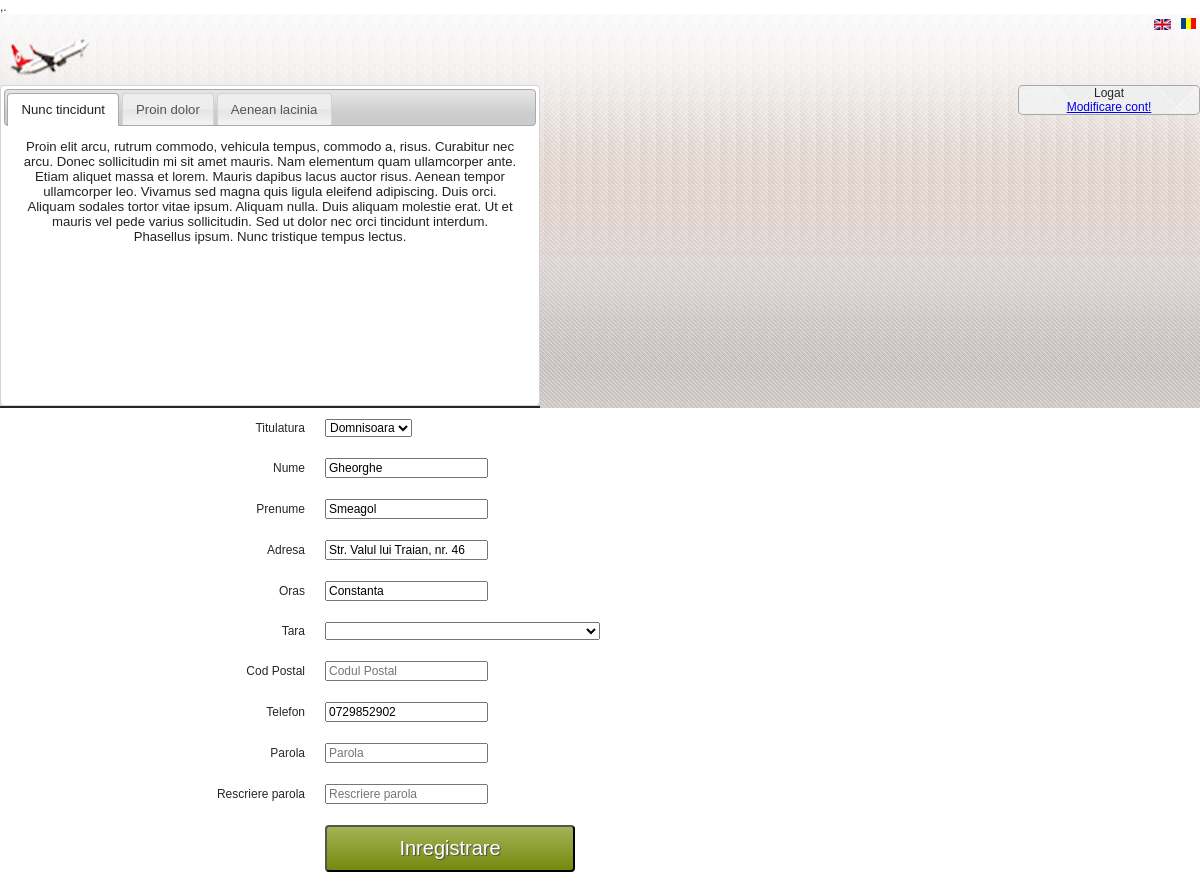
The page /edit_user.php (signed in) on the database its author committed.
### tables this page shows
CREATE TABLE IF NOT EXISTS `utilizatori` (
  `id_utilizator` bigint(20) NOT NULL AUTO_INCREMENT,
  `id_grup` int(11) NOT NULL,
  `id_titulatura` int(11) NOT NULL,
  `nume_utilizator` varchar(50) NOT NULL,
  `nume` varchar(50) NOT NULL,
  `prenume` varchar(50) NOT NULL,
  `adresa` varchar(100) NOT NULL,
  `oras` varchar(50) NOT NULL,
  `cod_postal` varchar(6) NOT NULL,
  `id_tara` int(11) NOT NULL,
  `email` varchar(100) NOT NULL,
  `telefon` varchar(10) NOT NULL,
  `parola` varchar(255) NOT NULL,
  `data_creare` int(11) NOT NULL,
  `status` int(11) NOT NULL,
  `cod_confirmare` varchar(25) NOT NULL,
  PRIMARY KEY (`id_utilizator`)
);

### languages/lang.ro.php (called while the page is built, shortened)
  ,.<?php
$lang = array();
$lang['TITLU'] = 'GAD Rezervare Bilete Avion';
$lang['EROARE_NO_USER'] = 'Acest utilizator nu exista in baza noastra de date!';
$lang['EROARE_U_P'] = 'Combinatia user/parola nu este corecta. Va rugam sa reincercati!';
$lang['EROARE_SUSPENDAT'] = 'Contul este suspendat';
$lang['LOGIN_TITLE'] = 'Autentificati-va sau creati-va un Profil!';
$lang['USERNAME'] = 'Utilizator';
$lang['PAROLA'] = 'Parola';
$lang['RECUPERARE_PAROLA'] = 'Ati uitat parola?';
$lang['INREGISTRARE'] = 'Inregistrare';
$lang['LOGARE'] = 'Conectare';
$lang['NUME'] = 'Nume';
$lang['PRENUME'] = 'Prenume';
$lang['TITULATURA'] = 'Titulatura';
$lang['ADRESA'] = 'Adresa';
$lang['ORAS'] = 'Oras';
$lang['TARA'] = 'Tara';
$lang['COD_POSTAL'] = 'Cod Postal';
$lang['EMAIL'] = 'Email';
$lang['TELEFON'] = 'Telefon';
$lang['RESCRIERE_PAROLA'] = 'Rescriere parola';
$lang['EROARE_USER_NAME'] = 'Introduceti numele de utilizator dorit';
$lang['EROARE_WRONG_USER_NAME'] = 'Numele de utilizator incorect!';
$lang['EROARE_NOT_VALID_USER_NAME'] = 'Acest nume de utilizator nu este valabil!';
$lang['EROARE_TITULATURA'] = 'Selectati titulatura!';
$lang['EROARE_NUME_EMPTY'] = 'Introduceti numele!';
$lang['EROARE_WRONG_NAME'] = 'Numele incorect!';
$lang['EROARE_PRENUME_EMPTY'] = 'Introduceti prenumele!';
$lang['EROARE_WRONG_PRENUME'] = 'Prenume incorect!';
$lang['EROARE_ADRESA_EMPTY'] = 'Introduceti adresa!';
$lang['EROARE_WRONG_ADRESA'] = 'Adresa incorecta!';
$lang['EROARE_ORAS_EMPTY'] = 'Introduceti orasul!';
$lang['EROARE_WRONG_ORAS'] = 'Oras incorect!';
$lang['EROARE_TARA_EMPTY'] = 'Selectati tara!';
$lang['EROARE_WRONG_CODPOSTAL'] = 'Cod postal incorect!';
$lang['EROARE_CODPOSTAL_EMPTY'] = 'Introduceti codul postal';
$lang['EROARE_EXISTING_EMAIL'] = 'Aceasta adresa de mail exista deja in baza noastra de date!';
$lang['EROARE_WRONG_CODPOSTAL'] = 'E-mail incorect!';
$lang['EROARE_CODPOSTAL_EMPTY'] = 'Introduceti e-mail-ul!';
$lang['EROARE_TELEFON_EMPTY'] = 'Introduceti numarul de telefon';
$lang['EROARE_WRONG_TELEFON'] = 'Telefonul trebuie sa fiu un numar format din 10 cifre.';
$lang['EROARE_PAROLA_EMPTY'] = 'Introduceti parola!';
$lang['EROARE_CONFPWD_EMPTY'] ='Completati parola de confirmare!';
$lang['EROARE_WRONG_PWD'] = 'Parolele nu corespund!';
$lang['HELLO'] = 'Buna';
$lang['REG_MSG1'] = 'V-ati inregistrat cu succes la ADG Air!';
$lang['REG_MSG2'] = 'Puteti incepe sa folositi contul dupa ce confirmati ';
$lang['REG_MSG3'] = 'aici';
$lang['REG_MSG4'] = 'Multumim pentru ca ati ales ADG Air';
$lang['REG_MSG5'] = 'Bine ati venit!';
$lang['REG_MSG6'] = 'ADG Air';
$lang['EDIT_USER_SUCCES'] = 'Contul dumneavoastra a fost editat!';
$lang['USERNAME_PLH'] = 'Numele de utilizator';
$lang['NUME_PLH'] = 'Numele dumneavoastra';
$lang['PRENUME_PLH'] = 'Prenumele dumneavoastra';
$lang['ADRESA_PLH'] = 'Adresa dumneavoastra';
$lang['ORAS_PLH'] = 'Orasul dumneavoastra';
$lang['TARA_PLH'] = 'Tara dumneavoastra';
$lang['COD_POSTAL_PLH'] = 'Codul Postal';
$lang['EMAIL_PLH'] = 'Adresa de mail';
?>

### functions.php (called while the page is built, shortened)
<?php
function this_page() {
	$this_page = explode("/",$_SERVER['PHP_SELF']);
	return $this_page[count($this_page)-1];
}
?>

### edit_user.php (the view, shortened to what this page needs)
<?php require_once("config.php");?>
<?php
if(isset($_SESSION['id_utilizator'])) {
    $s = mysql_query("SELECT * FROM `utilizatori` WHERE `id_utilizator`='".mysql_real_escape_string($_SESSION['id_utilizator'])."' LIMIT 1");
    $r = mysql_fetch_assoc($s);
    $nume = $r['nume'];
    $prenume = $r['prenume'];
    $adresa = $r['adresa'];
	$oras = $r['oras'];
    $telefon = $r['telefon'];
	}
?>
<?php include_once 'head.php'; ?>
<?php include('header.php'); ?>
	<div class="main_content">
		<div class="wrap">
				<form action="" method="post" name="register_form" id="creare_cont" action="">
 					<table cellpadding="0" cellspacing="0" border="0" class="register_table">
 						<tr>
 							<td class="form-input-name"><?php echo $lang['TITULATURA']; ?></td>
 							<td class="input">
 								<select id="tara" name="titulatura" placeholder="<?php echo $lang['TITULATURA']; ?>"  autocomplete="off">
 									<?php
 										$sql = mysql_query("SELECT * FROM `titulaturi` INNER JOIN `utilizatori` ON `titulaturi`.`id_titulatura`=`utilizatori`.`id_titulatura`");
 										while($rand = mysql_fetch_array($sql)) {
 									?>
 									<option value="<?php echo $rand['id_titulatura'];?>"><?php echo $rand['titulatura'];?></option>
 									<?php
 									}
 									?>
 								</select>
							<br/>
 							</td>
 							<td class=""><span id="titulatura1"></span></td>
 						</tr>
 						<tr>
 							<td class="form-input-name"><?php echo $lang['NUME']; ?></td>
 							<td class="input"><input type="text" id="name" onBlur="validateNume();" name="name" placeholder="<?php echo $lang['NUME_PLH'];?>"; value="<?php if(isset($nume)) echo $nume;?>" autocomplete="off" required="required" /></td>
 							<td class=""><span id="name1"></span></td>
 						</tr>
 						<tr>
 							<td class="form-input-name"><?php echo $lang['PRENUME']; ?></td>
 							<td class="input"><input type="text" id="prenume" onBlur="validatePrenume();" name="prenume" placeholder="<?php echo $lang['PRENUME_PLH']; ?>" value="<?php if(isset($prenume)) echo $prenume;?>"  autocomplete="off" required="required" /></td>
 							<td class=""><span id="prenume1"></span></td>
 						</tr>
 						<tr>
 							<td class="form-input-name"><?php echo $lang['ADRESA']; ?></td>
 							<td class="input"><input type="text" name="adresa" id="adresa" onBlur="validateAdresa()" placeholder="<?php echo $lang['ADRESA_PLH']; ?>" value="<?php if(isset($adresa)) echo $adresa;?>" autocomplete="off" /></td>
 							<td class=""><span id="adresa1"></span></td>
 						</tr>
 						<tr>
 							<td class="form-input-name"><?php echo $lang['ORAS']; ?></td>
 							<td class="input"><input type="text" name="oras"  id="oras" onBlur="validateOras()" placeholder="<?php echo $lang['ORAS_PLH']; ?>" value="<?php if(isset($oras)) echo $oras;?>" autocomplete="off" /></td>
 							<td class=""><span id="oras1"></span></td>
 						</tr>
 						<tr>
							<td class="form-input-name"><?php echo $lang['TARA']; ?></td>
							<td class="input">
								<select id="tara" onChange="slctemp()" onBlur="madeSelection()" name="tara" placeholder="<?php echo $lang['TARA_PLH']; ?>"  autocomplete="off">
									<option></option>
									<?php
 									$sql = mysql_query("SELECT * FROM `tari`");
										while($rand = mysql_fetch_array($sql)) {
									?>
									<option value="<?php echo $rand['id_tara'];?>"><?php echo $rand['tara'];?></option>
									<?php
									}
									?>
								</select>	<br/>
 							<td class=""><span id="tara1"></span></td>
 						</tr>
 						<tr>
 							<td class="form-input-name"><?php echo $lang['COD_POSTAL']; ?></td>
 							<td class="input"><input type="text" name="codPostal" id="codPostal" onBlur="validateCodPostal()" placeholder="<?php echo $lang['COD_POSTAL_PLH']; ?>" value="<?php if(isset($codPostal)) echo $codPostal;?>" autocomplete="off" /></td>
 							<td class=""><span id="codPostal1"></span></td>
 						</tr>
 						<tr>
 							<td class="form-input-name"><?php echo $lang['TELEFON']; ?></td>
 							<td class="input"><input type="tel" id="telefon" name="telefon" onKeyup="isNumeric()" maxlength="10" splaceholder="<?php echo $lang['TELEFON_PLH']; ?>" value="<?php if(isset($telefon)) echo $telefon;?>" autocomplete="off" required="required"/></td>
 							<td class=""><span id="telefon1"></span></td>
 						</tr>
 						<tr>
 							<td class="form-input-name"><?php echo $lang['PAROLA']; ?></td>
 							<td class="input"><input type="password" id="pwd" name="pwd" onBlur="password()" placeholder="<?php echo $lang['PAROLA_PLH']; ?>" autocomplete="off" required="required" /></td>
 							<td class=""><span id="pwd1"></span></td>
 						</tr>
 						<tr>
 							<td class="form-input-name"><?php echo $lang['RESCRIERE_PAROLA']; ?></td>
 							<td class="input"><input type="password" name="pwd_con" id="pwd_con" onBlur="pass()" placeholder="<?php echo $lang['RESCRIERE_PAROLA_PLH']; ?>" autocomplete="off" required="required" /></td>
 							<td class=""><span id="pwdcon1"></span></td>
 						</tr>
 						<tr>
 							<td class="form-input-name"></td>
 							<td><input type="submit" id="edit_user" name="edit_user" value="<?php echo $lang['INREGISTRARE']; ?>" /></td>
 						</tr>
 					</table>
		</div>
	</div>
<?php include('footer.php'); ?>

### head.php (shortened to what this page needs)
<!DOCTYPE html>
<html>
<head>
<link type="text/css" href="css/normalize.min.css" rel="stylesheet" media="screen" />
<link type="text/css" href="css/style.css" rel="stylesheet" media="screen" />
 <link rel="stylesheet" href="http://code.jquery.com/ui/1.10.3/themes/smoothness/jquery-ui.css" />
</head>
<body>

### header.php (shortened to what this page needs)
<header class="clear">
	<div class="wrap">
		<div class="top">
			<div class="logo">
				<a href="#"><img src="images/littleplane.png" border="0" class="logoimage" /></a>
			</div>
			<div class="languages">
					<a href="<?php echo this_page();?>?lang=en"><img src="images/en.png" /></a>
					<a href="<?php echo this_page();?>?lang=ro"><img src="images/ro.png" /></a>
				</div>
		</div>
		<div id="menucont">
			<div id="tabs">
			  <ul>
				<li><a href="#tabs-1">Nunc tincidunt</a></li>
				<li><a href="#tabs-2">Proin dolor</a></li>
				<li><a href="#tabs-3">Aenean lacinia</a></li>
			  </ul>
			  <div id="tabs-1" class="tabContent">
				<p>Proin elit arcu, rutrum commodo, vehicula tempus, commodo a, risus. Curabitur nec arcu. Donec sollicitudin mi sit amet mauris. Nam elementum quam ullamcorper ante. Etiam aliquet massa et lorem. Mauris dapibus lacus auctor risus. Aenean tempor ullamcorper leo. Vivamus sed magna quis ligula eleifend adipiscing. Duis orci. Aliquam sodales tortor vitae ipsum. Aliquam nulla. Duis aliquam molestie erat. Ut et mauris vel pede varius sollicitudin. Sed ut dolor nec orci tincidunt interdum. Phasellus ipsum. Nunc tristique tempus lectus.</p>
			  </div>
			</div>
		</div>
			<div id="right_tab">
					<?php if(!isset($_SESSION['logat'])) { ?>
					<label><?php echo $lang['LOGIN_TITLE'] ?> </label>
					<a href="#" id="afiseaza_login"><?php echo $lang['LOGARE']; ?></a>
					<div id="loginform">
						<form action="" name="formular_login" method="post" class="loginForm">
							<ul>
								<?php if(isset($err['userName'])) echo '<span class="eroare">'.$err['userName'].'</span>'; ?>
								<li><label for="userName"><?php echo $lang['USERNAME']; ?></label>
								<input id="userName" type="userName" name="userName" placeholder="yourname@email.com" required></li>
								<?php if(isset($err['passwordLogin'])) echo '<span class="eroare">'.$err['passwordLogin'].'</span>'; ?>
								<li><label for="password"><?php echo $lang['PAROLA']; ?></label>
								<input type="password" id="passwordLogin" name="passwordLogin" placeholder="password" required></li>
								<li>
									<input type="submit" name="loginForm" id="loginForm" value="<?php echo $lang['LOGARE']; ?>">
									<input type="submit" value="<?php echo $lang['INREGISTRARE']; ?>">
								</li>
								<a href="#"><?php echo $lang['RECUPERARE_PAROLA']; ?></a>
							</ul>
						</form>
					</div>
					<?php } else { ?>
					<p><?php echo $lang['LOGAT'] ?></p>
					<a href="edit_user.php"><?php echo $lang['MODIFY_USER'] ?></a>
					<?php } ?>
			</div>
	</div>
</header>

### footer.php (shortened to what this page needs)
</body>
</html>

### css/style.css (style rules this page uses)
html, body, header, footer, section, menu, span, applet, object, iframe, h1, h2, h3, h4, h5, h6, p, blockquote, pre, a, abbr, acronym, address, big, cite, code, del, dfn, em, img, ins, kbd, q, s, samp, small, strike, strong, sub, sup, tt, var, b, u, i, center, dl, dt, dd, ol, ul, li, fieldset, form, label, legend, table, caption, tbody, tfoot, thead, tr, th, td, table, caption, tbody, tfoot, thead, tr, th, td, article, aside, canvas, details, embed, figure, figcaption, footer, header, hgroup, menu, nav, output, ruby, section, summary, time, mark, audio, video { margin: 0; padding: 0; border: 0; font-size: 100%; font: inherit; vertical-align: baseline; }
ol, ul { list-style: none; }
table { border-collapse: collapse; border-spacing: 0; }
a img { border: none; }
body { font-family: Arial, Helvetica, sans-serif; font-size: 12px; color: #262626; background: #ffffff; }
a { text-decoration: underline; }
.clear { clear:both; display: block; }
header { background: url(../images/main-bg.jpg) repeat-x left top; }
.wrap { width: 960px; text-align:center; margin: 0 auto; }
.top { float: left; clear: both; position: relative; width: 100%; }
.logo { margin-top: 14px; float: left; padding: 10px 0 10px 10px; }
#menucont { width: 70%; position: relative; z-index: 2000; text-align:center; border-bottom: 2px solid #272727; float: left; }
#right_tab { width: 28%; float: right; border: rgba(92, 84, 84, 0.47) 1px solid; border-radius: 5px; background: #e9e9e9 url(../images/log-bg.jpg); }
.languages { float: right; }
.languages img { margin: 3px; border: 0px; }
.tabContent { height: 250px; overflow: hidden; }
.form-input-name { width: 50%; text-align: right; }
.register_table tr td { padding: 10px; border-top: 1px solid #fff; }
.register_table tr:last-child td { padding: 10px; border-bottom: none; border-top: 1px solid #fff; }
input[type=submit] { background: #a4b357; background: -moz-linear-gradient(top, #a4b357 0%, #75890c 100%); background: -webkit-gradient(linear, left top, left bottom, color-stop(0%,#a4b357), color-stop(100%,#75890c)); background: -webkit-linear-gradient(top, #a4b357 0%,#75890c 100%); background: -o-linear-gradient(top, #a4b357 0%,#75890c 100%); background: -ms-linear-gradient(top, #a4b357 0%,#75890c 100%); filter: progid:DXImageTransform.Microsoft.gradient( startColorstr='#a4b357', endColorstr='#75890c',GradientType=0 ); background: linear-gradient(top, #a4b357 0%,#75890c 100%); padding: 10px; font-size: 20px; font-weight: normal; width: 250px; color: #fff; border-radius: 4px; -moz-border-radius: 4px; -webkit-border-radius: 4px; cursor: pointer; text-shadow: 1px 1px 1px #4b4b4b; }
@media only screen and (max-width: 959px), screen and (max-device-width: 959px) { .wrap { width:100%; } }
@media only screen and (max-width: 959px), screen and (max-device-width: 959px) { #right_tab { width: 15%; } }
@media only screen and (max-width: 959px), screen and (max-device-width: 959px) { #menucont { width:45%; } }

### rows shown on the page
utilizatori: name "Gheorghe", prenume "Smeagol", adresa "Str. Valul lui Traian, nr. 46", oras "Constanta", telefon "0729852902"

### other values the page prints
$lang['LOGAT'] "Logat"
$lang['MODIFY_USER'] "Modificare cont!"
$lang['TITULATURA'] "Titulatura"
$lang['NUME'] "Nume"
$lang['PRENUME'] "Prenume"
$lang['ADRESA'] "Adresa"
$lang['ORAS'] "Oras"
$lang['TARA'] "Tara"
$lang['COD_POSTAL'] "Cod Postal"
$lang['TELEFON'] "Telefon"
$lang['PAROLA'] "Parola"
$lang['RESCRIERE_PAROLA'] "Rescriere parola"
form field titulatura "Domnisoara"
